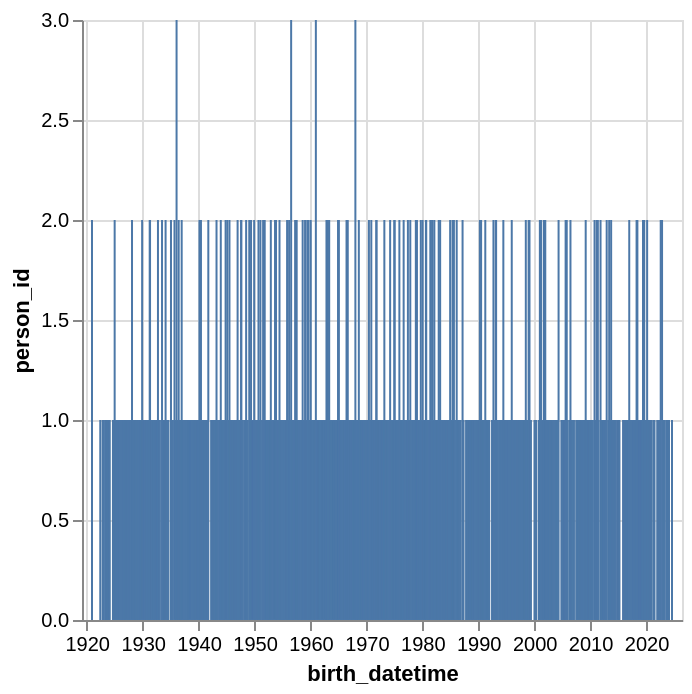

Notebook cell for this chart:
### Code cell
# Distribution temporelle des dates de naissance apres filtrage des outliers
alt.Chart(birth_dates_summary).mark_bar(size=1).encode(
    alt.X('birth_datetime:T', scale=alt.Scale(padding=5)),
    y='person_id:Q'
)

### Figure 1 — Vega-Lite specification as saved in the notebook (floating-point values rounded to 4 significant figures; data arrays with more than 128 entries replaced by an {"elided": "..."} marker saying what was removed)
{"config": {"view": {"continuousWidth": 300, "continuousHeight": 300}}, "data": {"name": "data-db8e94b7041fbb16c25491345c523012"}, "mark": {"type": "bar", "size": 1}, "encoding": {"x": {"field": "birth_datetime", "scale": {"padding": 5}, "type": "temporal"}, "y": {"field": "person_id", "type": "quantitative"}}, "$schema": "https://vega.github.io/schema/vega-lite/v6.4.1.json", "datasets": {"data-db8e94b7041fbb16c25491345c523012": {"elided": "1395 records"}}}
